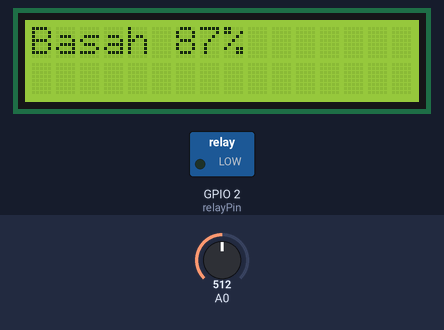
Recording of a sketch running on a simulated ESP8266 (NodeMCU). Parts: 16×2 character LCD, switched loads named in the sketch (green lamp = pin HIGH). Inputs (shaded band) come from the test bench; at power-on: A0 = 512. WiFi joins after 1.5 s; servers stay silent unless stated; the local clock reads 2024-03-15 10:24:30 at power-on unless the sketch sets it; what the sketch prints to the serial monitor is not drawn.

Above: at 3.2 s.
3.3 s: A0 set to 716
At 5.1 s:
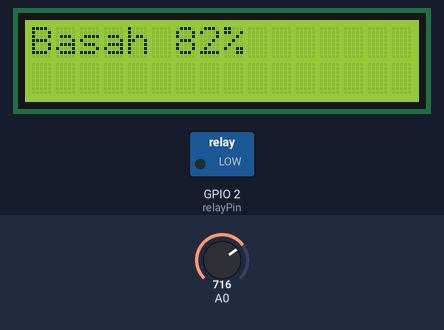
5.4 s: A0 set to 900
At 6.8 s:
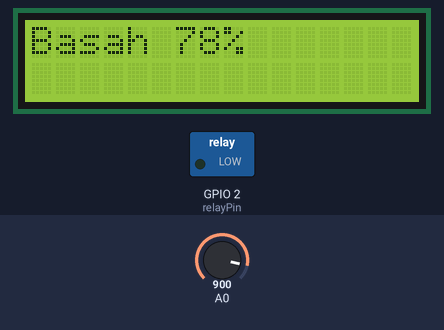
9.2 s: A0 set to 1023
At 10.5 s:
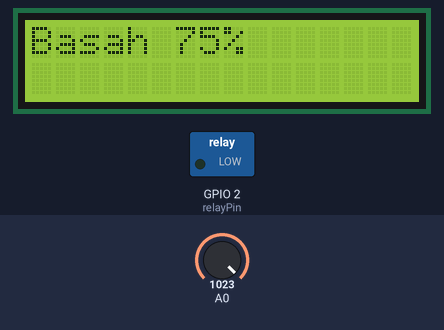
Timing chart, 0 to 11.9 s (numbered marks = the images above; inputs shaded):
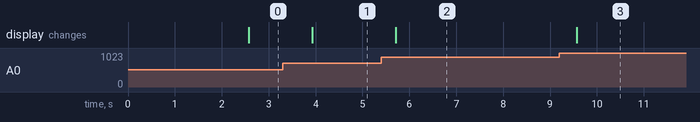

Measured:
- after the input at 3.3 s, the display: changes after 0.63 s (image 1)
- after the input at 5.4 s, the display: changes after 0.31 s (image 2)
- after the input at 9.2 s, the display: changes after 0.37 s (image 3)

The sketch:

penyiram_tanaman_otomatis.ino
```cpp
#ifdef ESP32
  #include <WiFi.h>
#else
  #include <ESP8266WiFi.h>
#endif
#include <WiFiClientSecure.h>
#include <UniversalTelegramBot.h>
#include <ArduinoJson.h>
#include <Wire.h>
#include <LiquidCrystal_I2C.h>

LiquidCrystal_I2C lcd(0x27, 16, 2);
// Replace with your network credentials
const char* ssid = "your ssid";
const char* password = "wifi password";

// Initialize Telegram BOT
#define BOTtoken "your token"  // your Bot Token (Get from Botfather)

// Use @myidbot to find out the chat ID of an individual or a group
#define CHAT_ID "your chat id"

#ifdef ESP8266
  X509List cert(TELEGRAM_CERTIFICATE_ROOT);
#endif

WiFiClientSecure client;
UniversalTelegramBot bot(BOTtoken, client);

// Checks for new messages every 1 second.
int botRequestDelay = 1000;
unsigned long lastTimeBotRan;

// Setup relay pin for pump
const int relayPin = 2;
bool ledState = LOW;

// Setup soil Moisture Sensor
#define soilSensor 35
int _moisture;
String kondisi_tanah;
String status_pompa = "Mati";

// Handle what happens when you receive new messages
void handleNewMessages(int numNewMessages) {
  Serial.println("handleNewMessages");
  Serial.println(String(numNewMessages));

  for (int i=0; i<numNewMessages; i++) {
    // Chat id of the requester
    String chat_id = String(bot.messages[i].chat_id);
    if (chat_id != CHAT_ID){
      bot.sendMessage(chat_id, "Unauthorized user", "");
      continue;
    }

    // Print the received message
    String text = bot.messages[i].text;
    Serial.println(text);

    String from_name = bot.messages[i].from_name;

    if (text == "/start") {
      String welcome = "Hallo, " + from_name + ".\n";
      welcome += "Gunakan perintah-perintah berikut.\n\n";
      welcome += "/siram untuk menyiram secara manual \n";
      welcome += "/status untuk melihat status tanah dan pompa \n";
      bot.sendMessage(chat_id, welcome, "");
    }

    if (text == "/siram") {
      bot.sendMessage(chat_id, "Tanaman disiram secara Manual", "");
      ledState = HIGH;
      digitalWrite(relayPin, ledState);
      lcd.setCursor(0,1);
      lcd.print("Pompa Nyala");
      status_pompa = "Menyala";
      delay(5000);
      digitalWrite(relayPin,LOW);
      lcd.setCursor(0,1);
      lcd.print("Pompa Mati ");
      status_pompa = "Mati";
    }


    if (text == "/status") {
      String _status = "Kondisi Tanah saat ini : " + kondisi_tanah + ", " + _moisture + "%" + ".\n";
      _status += "Kondisi Pompa : " + status_pompa + ".\n";
      bot.sendMessage(chat_id, _status, "");
    }
  }
}

void setup() {
  Serial.begin(115200);

  lcd.begin();
  lcd.backlight();
  #ifdef ESP8266
    configTime(0, 0, "pool.ntp.org");      // get UTC time via NTP
    client.setTrustAnchors(&cert); // Add root certificate for api.telegram.org
  #endif

  pinMode(relayPin, OUTPUT);
  digitalWrite(relayPin, ledState);

  // Connect to Wi-Fi
  WiFi.mode(WIFI_STA);
  WiFi.begin(ssid, password);
  #ifdef ESP32
    client.setCACert(TELEGRAM_CERTIFICATE_ROOT); // Add root certificate for api.telegram.org
  #endif
  while (WiFi.status() != WL_CONNECTED) {
    delay(1000);
    Serial.println("Connecting to WiFi..");
  }
  // Print ESP32 Local IP Address
  Serial.println(WiFi.localIP());
}

void loop() {
  if (millis() > lastTimeBotRan + botRequestDelay)  {
    int numNewMessages = bot.getUpdates(bot.last_message_received + 1);

    while(numNewMessages) {
      Serial.println("got response");
      handleNewMessages(numNewMessages);
      numNewMessages = bot.getUpdates(bot.last_message_received + 1);
    }
    lastTimeBotRan = millis();
  }
  readSoil();
}

void readSoil() {
  int value = analogRead(soilSensor); // read the analog value from sensor
  _moisture = ( 100 - ( (value/4095.00) * 100));
  Serial.print("Moisture = ");
  Serial.print(_moisture);  /* Print Temperature on the serial window */
  Serial.println("%");
  delay(200);              /* Wait for 1000mS */
  if (_moisture > 30) {
    lcd.setCursor(0,0);
    kondisi_tanah = "Basah";
    lcd.print("Basah ");
    lcd.print(_moisture);
    lcd.print("%  ");
  } else {
    lcd.setCursor(0,0);
    kondisi_tanah = "Kering";
    lcd.print("Kering ");
    lcd.print(_moisture);
    lcd.print("%  ");
  }
}


// TODO : Membuat mode siram otomatis berdasarkan waktu
// TODO : Buat rangkaian di fritzing
```
